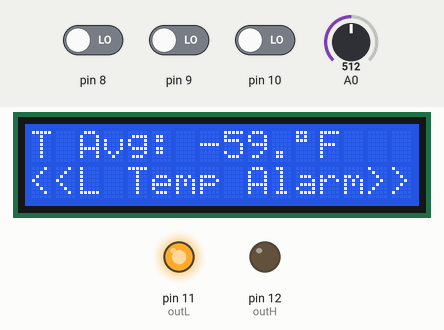
The sketch below on a simulated Arduino Uno, built with avr-gcc and run on an emulated ATmega328P. Parts: 16×2 character LCD, output pins drawn as LEDs (lit = HIGH). The inputs (shaded band) are chosen by the test bench; at power-on: A0 = 512, pin 9 LOW, pin 8 LOW, pin 10 LOW. EEPROM starts erased.

Above: at 1.4 s.
1.5 s: A0 set to 392
At 2.7 s:
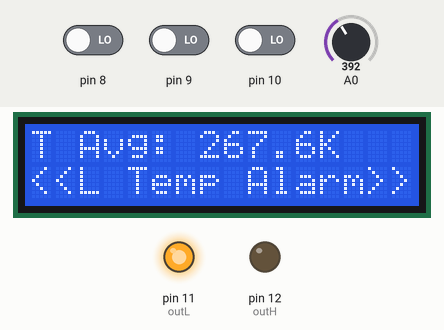
4.5 s: A0 set to 360
At 5.5 s:
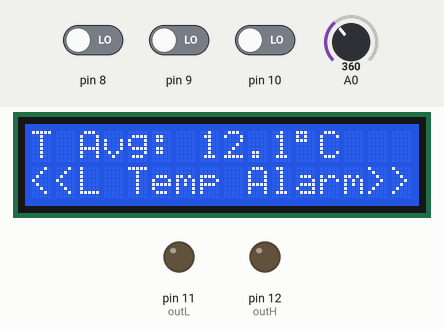
7.5 s: pin 9 driven HIGH
At 8.4 s:
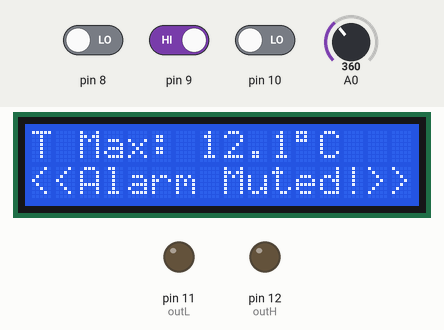
10.5 s: pin 8 driven HIGH
At 11.0 s:
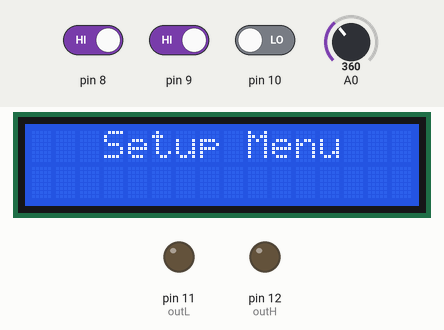
12.1 s: pin 8 driven LOW
At 12.2 s:
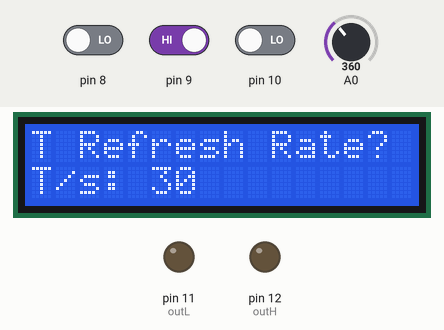
14.0 s: pin 8 driven HIGH
At 16.6 s:
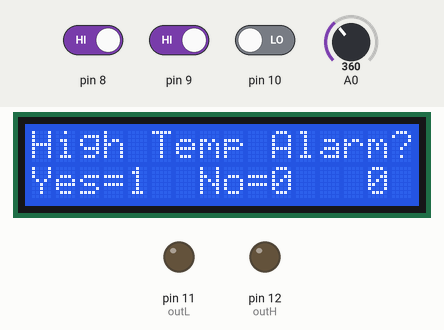
Timing chart, 0 to 18.1 s (numbered marks = the images above; inputs shaded):
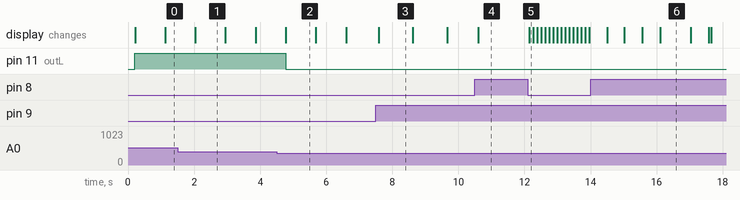

Measured:
- the behaviour switches between 375 and 374 on A0 (found by bisection; images 1 and 2)
- after the input at 4.5 s, pin 11 (outL): HIGH → LOW after 0.27 s
- after the input at 7.5 s, the display: changes after 0.09 s (image 3)
- after the input at 10.5 s, the display: changes after 0.10 s (image 4)
- after the input at 12.1 s, the display: changes after 0.05 s (image 5)
- after the input at 14.0 s, the display: first changes after 0.50 s (image 6 shows a later state)
- what the display in image 1 shows lasts 1.0 s, from 2.0 s to 3.0 s

The sketch:

Advanced_Thermometer_With_KTY81.ino
```cpp
/*
1. Show temperature in 'C and 'F
2. Show temperature in K
3. Show Max and min Temp (with adjustable update interval)
4. Show Registered Max and Min Temp (can be reset)
5. High and low temp alarm with output and adjustable threshold either in temp or time (Alarm can be individually turned)
6. Show update interval
*/


/*
1. no alarm
2. high temp alarm state
3. low temp alam state
4. alarm muted
5. high temp alarm value
6. low temp alarm value
*/


#include <EEPROM.h>
#include <LiquidCrystal.h>


#define constA           0.0011
#define constB          -1.3724
#define constC           363.63

#define minTemp          -40
#define maxTemp          140
#define thresMin           0
#define thresMax          10

#define EEPROMdly          6
#define debounce          40
#define refreshInterval1 600
#define refreshInterval2 900
#define menuDly          400

#define timeMin          0
#define timeMax          3600

#define setBtn           digitalRead(8)
#define incBtn           digitalRead(9)
#define decBtn           digitalRead(10)

#define outL             11
#define outH             12

#define noInput          0
#define set              1
#define inc              2
#define dec              3

#define EEenlAlarm       0x00
#define EEenhAlarm       0x01
#define EEtThreshold     0x02
#define EEaMax           0x03
#define EEaMin           0x05
#define EEupdate         0x07


LiquidCrystal lcd(2, 3, 4, 5, 6, 7);


boolean toggle;
boolean startUp;
boolean enhAlarm;
boolean enlAlarm;
boolean lowAlarm;
boolean highAlarm;

unsigned char tThreshold = 0;
unsigned char systemState = 0;

signed int aMax = 0;
signed int aMin = 0;

unsigned int presentTime = 0;
unsigned int previousTime = 0;
unsigned int updateInterval = 0;

float tAvg = 0.0;
float tMax = 0.0;
float tMin = 0.0;


void initializeVariables()
{
    toggle = 1;
    startUp = 1;
    lowAlarm = 0;
    enhAlarm = 0;
    enlAlarm = 0;
    highAlarm = 0;
}


void resetRecords()
{
    tMax = tAvg;
    tMin = tMax;
}


unsigned char getBtn()
{
    if(setBtn)
    {
        delay(debounce);
        return set;
    }
    else if(incBtn)
    {
        delay(debounce);
        return inc;
    }
    else if(decBtn)
    {
        delay(debounce);
        return dec;
    }
    else
    {
        return noInput;
    }
}


signed int changeValue(unsigned char lcdX, unsigned char lcdY, signed int value, signed int valueMax, signed int valueMin, unsigned char changeRate)
{
    for(;;)
    {
        lcd.setCursor(lcdX, lcdY);
        lcd.print(value);
        lcd.print("   ");

        if(getBtn() == inc)
        {
            value += changeRate;
        }
        if(value > valueMax)
        {
            value = valueMin;
        }

        if(getBtn() == dec)
        {
            value -= changeRate;
        }
        if(value < valueMin)
        {
            value = valueMax;
        }

        if(getBtn() == set)
        {
            return value;
        }
    }
}


void EEPROMwriteInt(unsigned int address, unsigned long value)
{
    EEPROM.write(address, (lowByte(value)));
    delay(EEPROMdly);
    EEPROM.write((address + 1), (highByte(value)));
    delay(EEPROMdly);
}


unsigned int EEPROMreadInt(unsigned int address)
{
    unsigned int hb = 0;
    unsigned int lb = 0;
    unsigned int wordValue = 0;

    lb = EEPROM.read(address);
    delay(EEPROMdly);
    hb = EEPROM.read((address + 1));
    delay(EEPROMdly);
    wordValue = word(hb, lb);
    return wordValue;
}


void readMemory()
{
    enlAlarm = EEPROM.read(EEenlAlarm);
    delay(EEPROMdly);
    if((enlAlarm > 1) || (enlAlarm < 0))
    {
        EEPROM.write(EEenlAlarm, 0);
        delay(EEPROMdly);

        enlAlarm = EEPROM.read(EEenlAlarm);
        delay(EEPROMdly);
    }

    enhAlarm = EEPROM.read(EEenhAlarm);
    delay(EEPROMdly);
    if((enhAlarm > 1) || (enhAlarm < 0))
    {
        EEPROM.write(EEenhAlarm, 0);
        delay(EEPROMdly);

        enhAlarm = EEPROM.read(EEenhAlarm);
        delay(EEPROMdly);
    }

    tThreshold = EEPROM.read(EEtThreshold);
    delay(EEPROMdly);
    if((tThreshold > thresMax) || (tThreshold < thresMin))
    {
        EEPROM.write(EEtThreshold, 4);
        delay(EEPROMdly);
        tThreshold = EEPROM.read(EEtThreshold);
        delay(EEPROMdly);
    }

    aMin = ((signed int)EEPROMreadInt(EEaMin));
    if((aMin > maxTemp) || (aMin < minTemp || aMin == -1))
    {
        EEPROMwriteInt(EEaMin, 0);
        aMin = ((signed int)EEPROMreadInt(EEaMin));
    }

    aMax = ((signed int)EEPROMreadInt(EEaMax));
    if((aMax > maxTemp) || (aMax < minTemp || aMax == -1))
    {
        EEPROMwriteInt(EEaMax, 60);
        aMax = ((signed int)EEPROMreadInt(EEaMax));
    }

    updateInterval = EEPROMreadInt(EEupdate);
    if((updateInterval > timeMax) || (updateInterval < timeMin))
    {
        EEPROMwriteInt(EEupdate, 30);
        updateInterval = EEPROMreadInt(EEupdate);
    }
}


void setupMenu()
{
    boolean done;
    done = 0;
    if(getBtn() == set)
    {
        lcd.clear();
        lcd.setCursor(3, 0);
        lcd.print("Setup Menu");
        delay(refreshInterval2);
        while(getBtn() == set);
        lcd.clear();
        while(!done)
        {
           lcd.setCursor(0, 0);
           lcd.print("T Refresh Rate?");
           lcd.setCursor(0, 1);
           lcd.print("T/s: ");
           updateInterval = changeValue(5, 1, updateInterval, timeMax, timeMin, 10);
           EEPROMwriteInt(EEupdate, updateInterval);
           delay(menuDly);

           lcd.clear();
           lcd.setCursor(0, 0);
           lcd.print("Reset Max-Min?");
           lcd.setCursor(0, 1);
           lcd.print("Yes=1  No=0");
           startUp = changeValue(14, 1, startUp, 1, 0, 1);
           delay(menuDly);

           lcd.clear();
           lcd.setCursor(0, 0);
           lcd.print("Low Temp Alarm?");
           lcd.setCursor(0, 1);
           lcd.print("Yes=1  No=0");
           enlAlarm = changeValue(14, 1, enlAlarm, 1, 0, 1);
           EEPROM.write(EEenlAlarm, enlAlarm);
           delay(EEPROMdly);
           delay(menuDly);

           if(enlAlarm)
           {
               lcd.clear();
               lcd.setCursor(0, 0);
               lcd.print("Low Temp Value?");
               lcd.setCursor(0, 1);
               lcd.print("Al min/");
               lcd.write(0xDF);
               lcd.print("C: ");
               aMin = changeValue(11, 1, aMin, maxTemp, minTemp, 1);
               EEPROMwriteInt(EEaMin, aMin);
               delay(EEPROMdly);
           }
           delay(menuDly);

           lcd.clear();
           lcd.setCursor(0, 0);
           lcd.print("High Temp Alarm?");
           lcd.setCursor(0, 1);
           lcd.print("Yes=1  No=0");
           enhAlarm = changeValue(14, 1, enhAlarm, 1, 0, 1);
           EEPROM.write(EEenhAlarm, enhAlarm);
           delay(EEPROMdly);
           delay(menuDly);

           if(enhAlarm)
           {
               lcd.clear();
               lcd.setCursor(0, 0);
               lcd.print("High Temp Value?");
               lcd.setCursor(0, 1);
               lcd.print("Al max/");
               lcd.write(0xDF);
               lcd.print("C: ");
               aMax = changeValue(11, 1, aMax, maxTemp, minTemp, 1);
               EEPROMwriteInt(EEaMax, aMax);
               delay(EEPROMdly);
           }
           delay(menuDly);

           if((enhAlarm) || (enlAlarm))
           {
               lcd.clear();
               lcd.setCursor(0, 0);
               lcd.print("Threshold Value?");
               lcd.setCursor(0, 1);
               lcd.print("Thres/");
               lcd.write(0xDF);
               lcd.print("C: ");
               tThreshold = changeValue(10, 1, tThreshold, thresMax, thresMin, 1);
               EEPROM.write(EEtThreshold, tThreshold);
               delay(EEPROMdly);
           }
           delay(menuDly);

           lcd.clear();
           done = true;
        }
    }
}


unsigned int adcAvg()
{
    unsigned char samples = 0;
    unsigned int tmp = 0;

    while(samples < 64)
    {
        tmp += analogRead(0);
        delayMicroseconds(4);
        samples++;
    }
    tmp >>= 6;

    return tmp;
}


float getTempinC(unsigned int v)
{
    float tmp = 0.0;
    tmp = (constA * ((float)v) * ((float)v));
    tmp += (constB * ((float)v));
    tmp += constC;
    return tmp;
}


float getTempinF(float tC)
{
    float tF = 0.0;
    tF = ((tC * 1.8) + 32.0);
    return tF;
}


float getTempinK(float tC)
{
    float tK = 0.0;
    tK = (273.0 + tC);
    return tK;
}


void readTemp()
{
    tAvg = adcAvg();
    tAvg = getTempinC(tAvg);
}


void compareTemp()
{
    if(startUp)
    {
        resetRecords();
        startUp = false;
    }
    else
    {
        if((tAvg > tMax) && (tAvg < maxTemp))
        {
            tMax = tAvg;
        }
        if((tAvg < tMin) && (tAvg > minTemp))
        {
            tMin = tAvg;
        }
    }
    refreshData();
}


void monitorAlarms()
{
    alarmMute();

    if(enhAlarm)
    {
        if((tAvg >= aMax) && (!highAlarm))
        {
            highAlarm = true;
            systemState = 1;
            digitalWrite(outH, HIGH);
        }
        if((tAvg < (aMax - tThreshold)) && (highAlarm))
        {
            highAlarm = false;
            digitalWrite(outH, LOW);
        }
    }
    if(enlAlarm)
    {
        if((tAvg <= aMin) && (!lowAlarm))
        {
            lowAlarm = true;
            systemState = 2;
            digitalWrite(outL, HIGH);
        }
        if((tAvg > (aMin + tThreshold)) && (lowAlarm))
        {
            lowAlarm = false;
            digitalWrite(outL, LOW);
        }
    }

    if((!enlAlarm) && (!enhAlarm))
    {
        systemState = 0;
    }
}


void alarmMute()
{
    if((getBtn() == inc) && (enhAlarm))
    {
        digitalWrite(outH, LOW);
        highAlarm = false;
        enhAlarm = false;
        systemState = 3;
    }
    if((getBtn() == dec) && (enlAlarm))
    {
        digitalWrite(outL, LOW);
        lowAlarm = false;
        enlAlarm = false;
        systemState = 3;
    }
}


void refreshData()
{
    presentTime = (millis() / 1000);
    if((presentTime - previousTime) >= updateInterval)
    {
        previousTime = presentTime;
        startUp = true;
    }
}


void outputDisplay()
{
    static char disp;
    unsigned int sec = 0;

    sec = (updateInterval + previousTime - presentTime);
    lcd.setCursor(0, 0);
    switch(disp)
    {
        case 1:
        {
            lcd.print("T Avg: ");
            lcd.setCursor(7, 0);
            lcd.print(getTempinF(tAvg));
            lcd.setCursor(11, 0);
            lcd.write(0xDF);
            lcd.print("F  ");
            break;
        }
        case 2:
        {
            lcd.print("T Avg: ");
            lcd.setCursor(7, 0);
            lcd.print(getTempinK(tAvg));
            lcd.setCursor(12, 0);
            lcd.print("K  ");
            break;
        }
        case 3:
        {
            lcd.print("T Max: ");
            lcd.setCursor(7, 0);
            lcd.print(tMax);
            lcd.setCursor(11, 0);
            lcd.write(0xDF);
            lcd.print("C  ");
            break;
        }
        case 4:
        {
            lcd.print("T Min: ");
            lcd.setCursor(7, 0);
            lcd.print(tMin);
            lcd.setCursor(11, 0);
            lcd.write(0xDF);
            lcd.print("C  ");
            break;
        }
        default:
        {
            lcd.print("T Avg: ");
            lcd.setCursor(7, 0);
            lcd.print(tAvg);
            lcd.setCursor(11, 0);
            lcd.write(0xDF);
            lcd.print("C  ");
            break;
        }
    }

    lcd.setCursor(0, 1);
    if(toggle)
    {
        switch(systemState)
        {
            case 1:
            {
                lcd.print("<<H Temp Alarm>>");
                break;
            }
            case 2:
            {
                lcd.print("<<L Temp Alarm>>");
                break;
            }
            case 3:
            {
                lcd.print("<<Alarm Muted!>>");
                break;
            }
            default:
            {
                lcd.print("No Alarm  s:");
                lcd.setCursor(12, 1);
                lcd.print(sec);
                lcd.print("   ");
                break;
            }
        }
    }
    else
    {
         if(highAlarm)
         {
             lcd.print("H. T. Al/");
             lcd.write(0xDF);
             lcd.print("C: ");
             lcd.print(aMax);
             lcd.print("   ");
             delay(refreshInterval1);
         }
         if(lowAlarm)
         {
             lcd.print("L. T. Al/");
             lcd.write(0xDF);
             lcd.print("C: ");
             lcd.print(aMin);
             lcd.print("   ");
             delay(refreshInterval1);
         }
    }

    disp++;
    if(disp > 4)
    {
        disp = 0;
    }
    toggle = ~toggle;
    delay(refreshInterval2);
}


void setup()
{
    initializeVariables();
    pinMode(setBtn, INPUT);
    pinMode(incBtn, INPUT);
    pinMode(decBtn, INPUT);
    pinMode(outL, OUTPUT);
    pinMode(outH, OUTPUT);
    digitalWrite(outL, LOW);
    digitalWrite(outL, LOW);
    readMemory();
    lcd.begin(16, 2);
}


void loop()
{
    setupMenu();
    readTemp();
    compareTemp();
    monitorAlarms();
    outputDisplay();
}
```
